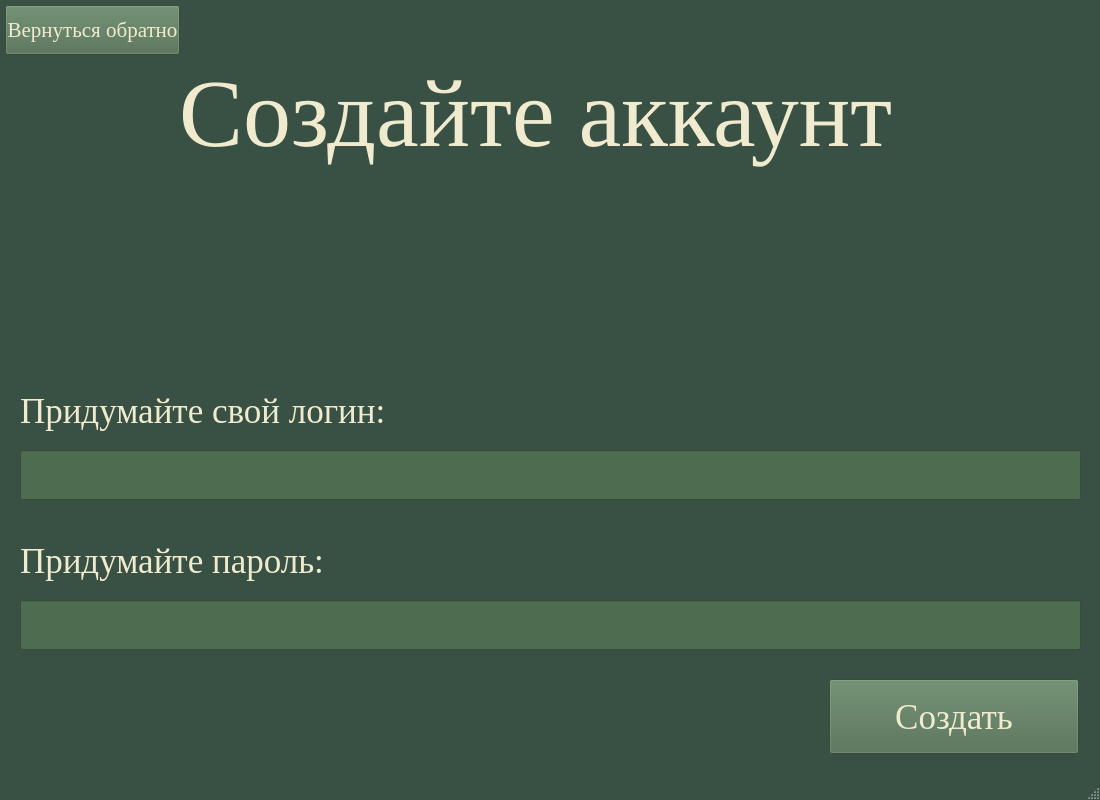
<?xml version="1.0" encoding="UTF-8"?>
<ui version="4.0">
 <class>MainWindow</class>
 <widget class="QMainWindow" name="MainWindow">
  <property name="geometry">
   <rect>
    <x>0</x>
    <y>0</y>
    <width>1100</width>
    <height>800</height>
   </rect>
  </property>
  <property name="palette">
   <palette>
    <active>
     <colorrole role="WindowText">
      <brush brushstyle="SolidPattern">
       <color alpha="255">
        <red>240</red>
        <green>235</green>
        <blue>206</blue>
       </color>
      </brush>
     </colorrole>
     <colorrole role="Base">
      <brush brushstyle="SolidPattern">
       <color alpha="255">
        <red>255</red>
        <green>255</green>
        <blue>255</blue>
       </color>
      </brush>
     </colorrole>
     <colorrole role="Window">
      <brush brushstyle="SolidPattern">
       <color alpha="255">
        <red>57</red>
        <green>81</green>
        <blue>68</blue>
       </color>
      </brush>
     </colorrole>
    </active>
    <inactive>
     <colorrole role="WindowText">
      <brush brushstyle="SolidPattern">
       <color alpha="255">
        <red>240</red>
        <green>235</green>
        <blue>206</blue>
       </color>
      </brush>
     </colorrole>
     <colorrole role="Base">
      <brush brushstyle="SolidPattern">
       <color alpha="255">
        <red>255</red>
        <green>255</green>
        <blue>255</blue>
       </color>
      </brush>
     </colorrole>
     <colorrole role="Window">
      <brush brushstyle="SolidPattern">
       <color alpha="255">
        <red>57</red>
        <green>81</green>
        <blue>68</blue>
       </color>
      </brush>
     </colorrole>
    </inactive>
    <disabled>
     <colorrole role="WindowText">
      <brush brushstyle="SolidPattern">
       <color alpha="255">
        <red>120</red>
        <green>120</green>
        <blue>120</blue>
       </color>
      </brush>
     </colorrole>
     <colorrole role="Base">
      <brush brushstyle="SolidPattern">
       <color alpha="255">
        <red>57</red>
        <green>81</green>
        <blue>68</blue>
       </color>
      </brush>
     </colorrole>
     <colorrole role="Window">
      <brush brushstyle="SolidPattern">
       <color alpha="255">
        <red>57</red>
        <green>81</green>
        <blue>68</blue>
       </color>
      </brush>
     </colorrole>
    </disabled>
   </palette>
  </property>
  <property name="font">
   <font>
    <family>Times New Roman</family>
    <pointsize>26</pointsize>
   </font>
  </property>
  <property name="windowTitle">
   <string>MainWindow</string>
  </property>
  <widget class="QWidget" name="centralwidget">
   <widget class="QPushButton" name="pushButton_2">
    <property name="geometry">
     <rect>
      <x>5</x>
      <y>5</y>
      <width>175</width>
      <height>50</height>
     </rect>
    </property>
    <property name="palette">
     <palette>
      <active>
       <colorrole role="WindowText">
        <brush brushstyle="SolidPattern">
         <color alpha="255">
          <red>240</red>
          <green>235</green>
          <blue>206</blue>
         </color>
        </brush>
       </colorrole>
       <colorrole role="Button">
        <brush brushstyle="SolidPattern">
         <color alpha="255">
          <red>78</red>
          <green>108</green>
          <blue>80</blue>
         </color>
        </brush>
       </colorrole>
       <colorrole role="Text">
        <brush brushstyle="SolidPattern">
         <color alpha="255">
          <red>240</red>
          <green>235</green>
          <blue>206</blue>
         </color>
        </brush>
       </colorrole>
       <colorrole role="ButtonText">
        <brush brushstyle="SolidPattern">
         <color alpha="255">
          <red>240</red>
          <green>235</green>
          <blue>206</blue>
         </color>
        </brush>
       </colorrole>
       <colorrole role="Base">
        <brush brushstyle="SolidPattern">
         <color alpha="255">
          <red>78</red>
          <green>108</green>
          <blue>80</blue>
         </color>
        </brush>
       </colorrole>
       <colorrole role="Window">
        <brush brushstyle="SolidPattern">
         <color alpha="255">
          <red>78</red>
          <green>108</green>
          <blue>80</blue>
         </color>
        </brush>
       </colorrole>
      </active>
      <inactive>
       <colorrole role="WindowText">
        <brush brushstyle="SolidPattern">
         <color alpha="255">
          <red>240</red>
          <green>235</green>
          <blue>206</blue>
         </color>
        </brush>
       </colorrole>
       <colorrole role="Button">
        <brush brushstyle="SolidPattern">
         <color alpha="255">
          <red>78</red>
          <green>108</green>
          <blue>80</blue>
         </color>
        </brush>
       </colorrole>
       <colorrole role="Text">
        <brush brushstyle="SolidPattern">
         <color alpha="255">
          <red>240</red>
          <green>235</green>
          <blue>206</blue>
         </color>
        </brush>
       </colorrole>
       <colorrole role="ButtonText">
        <brush brushstyle="SolidPattern">
         <color alpha="255">
          <red>240</red>
          <green>235</green>
          <blue>206</blue>
         </color>
        </brush>
       </colorrole>
       <colorrole role="Base">
        <brush brushstyle="SolidPattern">
         <color alpha="255">
          <red>78</red>
          <green>108</green>
          <blue>80</blue>
         </color>
        </brush>
       </colorrole>
       <colorrole role="Window">
        <brush brushstyle="SolidPattern">
         <color alpha="255">
          <red>78</red>
          <green>108</green>
          <blue>80</blue>
         </color>
        </brush>
       </colorrole>
      </inactive>
      <disabled>
       <colorrole role="WindowText">
        <brush brushstyle="SolidPattern">
         <color alpha="255">
          <red>240</red>
          <green>235</green>
          <blue>206</blue>
         </color>
        </brush>
       </colorrole>
       <colorrole role="Button">
        <brush brushstyle="SolidPattern">
         <color alpha="255">
          <red>78</red>
          <green>108</green>
          <blue>80</blue>
         </color>
        </brush>
       </colorrole>
       <colorrole role="Text">
        <brush brushstyle="SolidPattern">
         <color alpha="255">
          <red>240</red>
          <green>235</green>
          <blue>206</blue>
         </color>
        </brush>
       </colorrole>
       <colorrole role="ButtonText">
        <brush brushstyle="SolidPattern">
         <color alpha="255">
          <red>240</red>
          <green>235</green>
          <blue>206</blue>
         </color>
        </brush>
       </colorrole>
       <colorrole role="Base">
        <brush brushstyle="SolidPattern">
         <color alpha="255">
          <red>78</red>
          <green>108</green>
          <blue>80</blue>
         </color>
        </brush>
       </colorrole>
       <colorrole role="Window">
        <brush brushstyle="SolidPattern">
         <color alpha="255">
          <red>78</red>
          <green>108</green>
          <blue>80</blue>
         </color>
        </brush>
       </colorrole>
      </disabled>
     </palette>
    </property>
    <property name="font">
     <font>
      <family>Times New Roman</family>
      <pointsize>16</pointsize>
     </font>
    </property>
    <property name="styleSheet">
     <string notr="true">color: rgb(240, 235, 206);
background-color: rgb(78, 108, 80);</string>
    </property>
    <property name="text">
     <string>Вернуться обратно</string>
    </property>
   </widget>
   <widget class="QLabel" name="label_4">
    <property name="geometry">
     <rect>
      <x>908</x>
      <y>148</y>
      <width>150</width>
      <height>225</height>
     </rect>
    </property>
    <property name="palette">
     <palette>
      <active>
       <colorrole role="Highlight">
        <brush brushstyle="SolidPattern">
         <color alpha="255">
          <red>255</red>
          <green>230</green>
          <blue>230</blue>
         </color>
        </brush>
       </colorrole>
       <colorrole role="Link">
        <brush brushstyle="SolidPattern">
         <color alpha="255">
          <red>255</red>
          <green>230</green>
          <blue>230</blue>
         </color>
        </brush>
       </colorrole>
      </active>
      <inactive>
       <colorrole role="Highlight">
        <brush brushstyle="SolidPattern">
         <color alpha="255">
          <red>255</red>
          <green>230</green>
          <blue>230</blue>
         </color>
        </brush>
       </colorrole>
       <colorrole role="Link">
        <brush brushstyle="SolidPattern">
         <color alpha="255">
          <red>255</red>
          <green>230</green>
          <blue>230</blue>
         </color>
        </brush>
       </colorrole>
      </inactive>
      <disabled>
       <colorrole role="Highlight">
        <brush brushstyle="SolidPattern">
         <color alpha="255">
          <red>255</red>
          <green>230</green>
          <blue>230</blue>
         </color>
        </brush>
       </colorrole>
       <colorrole role="Link">
        <brush brushstyle="SolidPattern">
         <color alpha="255">
          <red>255</red>
          <green>230</green>
          <blue>230</blue>
         </color>
        </brush>
       </colorrole>
      </disabled>
     </palette>
    </property>
    <property name="font">
     <font>
      <family>Times New Roman</family>
      <pointsize>26</pointsize>
     </font>
    </property>
    <property name="text">
     <string/>
    </property>
   </widget>
   <widget class="QPushButton" name="pushButton">
    <property name="geometry">
     <rect>
      <x>829</x>
      <y>679</y>
      <width>250</width>
      <height>75</height>
     </rect>
    </property>
    <property name="palette">
     <palette>
      <active>
       <colorrole role="WindowText">
        <brush brushstyle="SolidPattern">
         <color alpha="255">
          <red>240</red>
          <green>235</green>
          <blue>206</blue>
         </color>
        </brush>
       </colorrole>
       <colorrole role="Button">
        <brush brushstyle="SolidPattern">
         <color alpha="255">
          <red>78</red>
          <green>108</green>
          <blue>80</blue>
         </color>
        </brush>
       </colorrole>
       <colorrole role="Text">
        <brush brushstyle="SolidPattern">
         <color alpha="255">
          <red>240</red>
          <green>235</green>
          <blue>206</blue>
         </color>
        </brush>
       </colorrole>
       <colorrole role="ButtonText">
        <brush brushstyle="SolidPattern">
         <color alpha="255">
          <red>240</red>
          <green>235</green>
          <blue>206</blue>
         </color>
        </brush>
       </colorrole>
       <colorrole role="Base">
        <brush brushstyle="SolidPattern">
         <color alpha="255">
          <red>78</red>
          <green>108</green>
          <blue>80</blue>
         </color>
        </brush>
       </colorrole>
       <colorrole role="Window">
        <brush brushstyle="SolidPattern">
         <color alpha="255">
          <red>78</red>
          <green>108</green>
          <blue>80</blue>
         </color>
        </brush>
       </colorrole>
      </active>
      <inactive>
       <colorrole role="WindowText">
        <brush brushstyle="SolidPattern">
         <color alpha="255">
          <red>240</red>
          <green>235</green>
          <blue>206</blue>
         </color>
        </brush>
       </colorrole>
       <colorrole role="Button">
        <brush brushstyle="SolidPattern">
         <color alpha="255">
          <red>78</red>
          <green>108</green>
          <blue>80</blue>
         </color>
        </brush>
       </colorrole>
       <colorrole role="Text">
        <brush brushstyle="SolidPattern">
         <color alpha="255">
          <red>240</red>
          <green>235</green>
          <blue>206</blue>
         </color>
        </brush>
       </colorrole>
       <colorrole role="ButtonText">
        <brush brushstyle="SolidPattern">
         <color alpha="255">
          <red>240</red>
          <green>235</green>
          <blue>206</blue>
         </color>
        </brush>
       </colorrole>
       <colorrole role="Base">
        <brush brushstyle="SolidPattern">
         <color alpha="255">
          <red>78</red>
          <green>108</green>
          <blue>80</blue>
         </color>
        </brush>
       </colorrole>
       <colorrole role="Window">
        <brush brushstyle="SolidPattern">
         <color alpha="255">
          <red>78</red>
          <green>108</green>
          <blue>80</blue>
         </color>
        </brush>
       </colorrole>
      </inactive>
      <disabled>
       <colorrole role="WindowText">
        <brush brushstyle="SolidPattern">
         <color alpha="255">
          <red>240</red>
          <green>235</green>
          <blue>206</blue>
         </color>
        </brush>
       </colorrole>
       <colorrole role="Button">
        <brush brushstyle="SolidPattern">
         <color alpha="255">
          <red>78</red>
          <green>108</green>
          <blue>80</blue>
         </color>
        </brush>
       </colorrole>
       <colorrole role="Text">
        <brush brushstyle="SolidPattern">
         <color alpha="255">
          <red>240</red>
          <green>235</green>
          <blue>206</blue>
         </color>
        </brush>
       </colorrole>
       <colorrole role="ButtonText">
        <brush brushstyle="SolidPattern">
         <color alpha="255">
          <red>240</red>
          <green>235</green>
          <blue>206</blue>
         </color>
        </brush>
       </colorrole>
       <colorrole role="Base">
        <brush brushstyle="SolidPattern">
         <color alpha="255">
          <red>78</red>
          <green>108</green>
          <blue>80</blue>
         </color>
        </brush>
       </colorrole>
       <colorrole role="Window">
        <brush brushstyle="SolidPattern">
         <color alpha="255">
          <red>78</red>
          <green>108</green>
          <blue>80</blue>
         </color>
        </brush>
       </colorrole>
      </disabled>
     </palette>
    </property>
    <property name="font">
     <font>
      <family>Times New Roman</family>
      <pointsize>26</pointsize>
     </font>
    </property>
    <property name="styleSheet">
     <string notr="true">color: rgb(240, 235, 206);
background-color: rgb(78, 108, 80);</string>
    </property>
    <property name="text">
     <string>Создать</string>
    </property>
   </widget>
   <widget class="QLabel" name="label_2">
    <property name="geometry">
     <rect>
      <x>20</x>
      <y>390</y>
      <width>381</width>
      <height>42</height>
     </rect>
    </property>
    <property name="palette">
     <palette>
      <active>
       <colorrole role="Highlight">
        <brush brushstyle="SolidPattern">
         <color alpha="255">
          <red>255</red>
          <green>230</green>
          <blue>230</blue>
         </color>
        </brush>
       </colorrole>
       <colorrole role="Link">
        <brush brushstyle="SolidPattern">
         <color alpha="255">
          <red>255</red>
          <green>230</green>
          <blue>230</blue>
         </color>
        </brush>
       </colorrole>
      </active>
      <inactive>
       <colorrole role="Highlight">
        <brush brushstyle="SolidPattern">
         <color alpha="255">
          <red>255</red>
          <green>230</green>
          <blue>230</blue>
         </color>
        </brush>
       </colorrole>
       <colorrole role="Link">
        <brush brushstyle="SolidPattern">
         <color alpha="255">
          <red>255</red>
          <green>230</green>
          <blue>230</blue>
         </color>
        </brush>
       </colorrole>
      </inactive>
      <disabled>
       <colorrole role="Highlight">
        <brush brushstyle="SolidPattern">
         <color alpha="255">
          <red>255</red>
          <green>230</green>
          <blue>230</blue>
         </color>
        </brush>
       </colorrole>
       <colorrole role="Link">
        <brush brushstyle="SolidPattern">
         <color alpha="255">
          <red>255</red>
          <green>230</green>
          <blue>230</blue>
         </color>
        </brush>
       </colorrole>
      </disabled>
     </palette>
    </property>
    <property name="font">
     <font>
      <family>Times New Roman</family>
      <pointsize>26</pointsize>
     </font>
    </property>
    <property name="text">
     <string>Придумайте свой логин:</string>
    </property>
   </widget>
   <widget class="QLabel" name="label">
    <property name="geometry">
     <rect>
      <x>179</x>
      <y>59</y>
      <width>713</width>
      <height>109</height>
     </rect>
    </property>
    <property name="palette">
     <palette>
      <active>
       <colorrole role="Highlight">
        <brush brushstyle="SolidPattern">
         <color alpha="255">
          <red>255</red>
          <green>230</green>
          <blue>230</blue>
         </color>
        </brush>
       </colorrole>
       <colorrole role="Link">
        <brush brushstyle="SolidPattern">
         <color alpha="255">
          <red>255</red>
          <green>230</green>
          <blue>230</blue>
         </color>
        </brush>
       </colorrole>
      </active>
      <inactive>
       <colorrole role="Highlight">
        <brush brushstyle="SolidPattern">
         <color alpha="255">
          <red>255</red>
          <green>230</green>
          <blue>230</blue>
         </color>
        </brush>
       </colorrole>
       <colorrole role="Link">
        <brush brushstyle="SolidPattern">
         <color alpha="255">
          <red>255</red>
          <green>230</green>
          <blue>230</blue>
         </color>
        </brush>
       </colorrole>
      </inactive>
      <disabled>
       <colorrole role="Highlight">
        <brush brushstyle="SolidPattern">
         <color alpha="255">
          <red>255</red>
          <green>230</green>
          <blue>230</blue>
         </color>
        </brush>
       </colorrole>
       <colorrole role="Link">
        <brush brushstyle="SolidPattern">
         <color alpha="255">
          <red>255</red>
          <green>230</green>
          <blue>230</blue>
         </color>
        </brush>
       </colorrole>
      </disabled>
     </palette>
    </property>
    <property name="font">
     <font>
      <family>Times New Roman</family>
      <pointsize>72</pointsize>
     </font>
    </property>
    <property name="text">
     <string>Создайте аккаунт</string>
    </property>
   </widget>
   <widget class="QLineEdit" name="lineEdit_2">
    <property name="geometry">
     <rect>
      <x>20</x>
      <y>600</y>
      <width>1061</width>
      <height>50</height>
     </rect>
    </property>
    <property name="palette">
     <palette>
      <active>
       <colorrole role="WindowText">
        <brush brushstyle="SolidPattern">
         <color alpha="255">
          <red>240</red>
          <green>235</green>
          <blue>206</blue>
         </color>
        </brush>
       </colorrole>
       <colorrole role="Button">
        <brush brushstyle="SolidPattern">
         <color alpha="255">
          <red>78</red>
          <green>108</green>
          <blue>80</blue>
         </color>
        </brush>
       </colorrole>
       <colorrole role="Text">
        <brush brushstyle="SolidPattern">
         <color alpha="255">
          <red>240</red>
          <green>235</green>
          <blue>206</blue>
         </color>
        </brush>
       </colorrole>
       <colorrole role="ButtonText">
        <brush brushstyle="SolidPattern">
         <color alpha="255">
          <red>240</red>
          <green>235</green>
          <blue>206</blue>
         </color>
        </brush>
       </colorrole>
       <colorrole role="Base">
        <brush brushstyle="SolidPattern">
         <color alpha="255">
          <red>78</red>
          <green>108</green>
          <blue>80</blue>
         </color>
        </brush>
       </colorrole>
       <colorrole role="Window">
        <brush brushstyle="SolidPattern">
         <color alpha="255">
          <red>78</red>
          <green>108</green>
          <blue>80</blue>
         </color>
        </brush>
       </colorrole>
      </active>
      <inactive>
       <colorrole role="WindowText">
        <brush brushstyle="SolidPattern">
         <color alpha="255">
          <red>240</red>
          <green>235</green>
          <blue>206</blue>
         </color>
        </brush>
       </colorrole>
       <colorrole role="Button">
        <brush brushstyle="SolidPattern">
         <color alpha="255">
          <red>78</red>
          <green>108</green>
          <blue>80</blue>
         </color>
        </brush>
       </colorrole>
       <colorrole role="Text">
        <brush brushstyle="SolidPattern">
         <color alpha="255">
          <red>240</red>
          <green>235</green>
          <blue>206</blue>
         </color>
        </brush>
       </colorrole>
       <colorrole role="ButtonText">
        <brush brushstyle="SolidPattern">
         <color alpha="255">
          <red>240</red>
          <green>235</green>
          <blue>206</blue>
         </color>
        </brush>
       </colorrole>
       <colorrole role="Base">
        <brush brushstyle="SolidPattern">
         <color alpha="255">
          <red>78</red>
          <green>108</green>
          <blue>80</blue>
         </color>
        </brush>
       </colorrole>
       <colorrole role="Window">
        <brush brushstyle="SolidPattern">
         <color alpha="255">
          <red>78</red>
          <green>108</green>
          <blue>80</blue>
         </color>
        </brush>
       </colorrole>
      </inactive>
      <disabled>
       <colorrole role="WindowText">
        <brush brushstyle="SolidPattern">
         <color alpha="255">
          <red>240</red>
          <green>235</green>
          <blue>206</blue>
         </color>
        </brush>
       </colorrole>
       <colorrole role="Button">
        <brush brushstyle="SolidPattern">
         <color alpha="255">
          <red>78</red>
          <green>108</green>
          <blue>80</blue>
         </color>
        </brush>
       </colorrole>
       <colorrole role="Text">
        <brush brushstyle="SolidPattern">
         <color alpha="255">
          <red>240</red>
          <green>235</green>
          <blue>206</blue>
         </color>
        </brush>
       </colorrole>
       <colorrole role="ButtonText">
        <brush brushstyle="SolidPattern">
         <color alpha="255">
          <red>240</red>
          <green>235</green>
          <blue>206</blue>
         </color>
        </brush>
       </colorrole>
       <colorrole role="Base">
        <brush brushstyle="SolidPattern">
         <color alpha="255">
          <red>78</red>
          <green>108</green>
          <blue>80</blue>
         </color>
        </brush>
       </colorrole>
       <colorrole role="Window">
        <brush brushstyle="SolidPattern">
         <color alpha="255">
          <red>78</red>
          <green>108</green>
          <blue>80</blue>
         </color>
        </brush>
       </colorrole>
      </disabled>
     </palette>
    </property>
    <property name="font">
     <font>
      <family>Times New Roman</family>
      <pointsize>26</pointsize>
     </font>
    </property>
    <property name="styleSheet">
     <string notr="true">color: rgb(240, 235, 206);
background-color: rgb(78, 108, 80);</string>
    </property>
   </widget>
   <widget class="QLineEdit" name="lineEdit">
    <property name="geometry">
     <rect>
      <x>20</x>
      <y>450</y>
      <width>1061</width>
      <height>50</height>
     </rect>
    </property>
    <property name="palette">
     <palette>
      <active>
       <colorrole role="WindowText">
        <brush brushstyle="SolidPattern">
         <color alpha="255">
          <red>240</red>
          <green>235</green>
          <blue>206</blue>
         </color>
        </brush>
       </colorrole>
       <colorrole role="Button">
        <brush brushstyle="SolidPattern">
         <color alpha="255">
          <red>78</red>
          <green>108</green>
          <blue>80</blue>
         </color>
        </brush>
       </colorrole>
       <colorrole role="Text">
        <brush brushstyle="SolidPattern">
         <color alpha="255">
          <red>240</red>
          <green>235</green>
          <blue>206</blue>
         </color>
        </brush>
       </colorrole>
       <colorrole role="ButtonText">
        <brush brushstyle="SolidPattern">
         <color alpha="255">
          <red>240</red>
          <green>235</green>
          <blue>206</blue>
         </color>
        </brush>
       </colorrole>
       <colorrole role="Base">
        <brush brushstyle="SolidPattern">
         <color alpha="255">
          <red>78</red>
          <green>108</green>
          <blue>80</blue>
         </color>
        </brush>
       </colorrole>
       <colorrole role="Window">
        <brush brushstyle="SolidPattern">
         <color alpha="255">
          <red>78</red>
          <green>108</green>
          <blue>80</blue>
         </color>
        </brush>
       </colorrole>
      </active>
      <inactive>
       <colorrole role="WindowText">
        <brush brushstyle="SolidPattern">
         <color alpha="255">
          <red>240</red>
          <green>235</green>
          <blue>206</blue>
         </color>
        </brush>
       </colorrole>
       <colorrole role="Button">
        <brush brushstyle="SolidPattern">
         <color alpha="255">
          <red>78</red>
          <green>108</green>
          <blue>80</blue>
         </color>
        </brush>
       </colorrole>
       <colorrole role="Text">
        <brush brushstyle="SolidPattern">
         <color alpha="255">
          <red>240</red>
          <green>235</green>
          <blue>206</blue>
         </color>
        </brush>
       </colorrole>
       <colorrole role="ButtonText">
        <brush brushstyle="SolidPattern">
         <color alpha="255">
          <red>240</red>
          <green>235</green>
          <blue>206</blue>
         </color>
        </brush>
       </colorrole>
       <colorrole role="Base">
        <brush brushstyle="SolidPattern">
         <color alpha="255">
          <red>78</red>
          <green>108</green>
          <blue>80</blue>
         </color>
        </brush>
       </colorrole>
       <colorrole role="Window">
        <brush brushstyle="SolidPattern">
         <color alpha="255">
          <red>78</red>
          <green>108</green>
          <blue>80</blue>
         </color>
        </brush>
       </colorrole>
      </inactive>
      <disabled>
       <colorrole role="WindowText">
        <brush brushstyle="SolidPattern">
         <color alpha="255">
          <red>240</red>
          <green>235</green>
          <blue>206</blue>
         </color>
        </brush>
       </colorrole>
       <colorrole role="Button">
        <brush brushstyle="SolidPattern">
         <color alpha="255">
          <red>78</red>
          <green>108</green>
          <blue>80</blue>
         </color>
        </brush>
       </colorrole>
       <colorrole role="Text">
        <brush brushstyle="SolidPattern">
         <color alpha="255">
          <red>240</red>
          <green>235</green>
          <blue>206</blue>
         </color>
        </brush>
       </colorrole>
       <colorrole role="ButtonText">
        <brush brushstyle="SolidPattern">
         <color alpha="255">
          <red>240</red>
          <green>235</green>
          <blue>206</blue>
         </color>
        </brush>
       </colorrole>
       <colorrole role="Base">
        <brush brushstyle="SolidPattern">
         <color alpha="255">
          <red>78</red>
          <green>108</green>
          <blue>80</blue>
         </color>
        </brush>
       </colorrole>
       <colorrole role="Window">
        <brush brushstyle="SolidPattern">
         <color alpha="255">
          <red>78</red>
          <green>108</green>
          <blue>80</blue>
         </color>
        </brush>
       </colorrole>
      </disabled>
     </palette>
    </property>
    <property name="font">
     <font>
      <family>Times New Roman</family>
      <pointsize>26</pointsize>
     </font>
    </property>
    <property name="styleSheet">
     <string notr="true">color: rgb(240, 235, 206);
background-color: rgb(78, 108, 80);</string>
    </property>
   </widget>
   <widget class="QLabel" name="label_3">
    <property name="geometry">
     <rect>
      <x>20</x>
      <y>540</y>
      <width>317</width>
      <height>42</height>
     </rect>
    </property>
    <property name="palette">
     <palette>
      <active>
       <colorrole role="Highlight">
        <brush brushstyle="SolidPattern">
         <color alpha="255">
          <red>255</red>
          <green>230</green>
          <blue>230</blue>
         </color>
        </brush>
       </colorrole>
       <colorrole role="Link">
        <brush brushstyle="SolidPattern">
         <color alpha="255">
          <red>255</red>
          <green>230</green>
          <blue>230</blue>
         </color>
        </brush>
       </colorrole>
      </active>
      <inactive>
       <colorrole role="Highlight">
        <brush brushstyle="SolidPattern">
         <color alpha="255">
          <red>255</red>
          <green>230</green>
          <blue>230</blue>
         </color>
        </brush>
       </colorrole>
       <colorrole role="Link">
        <brush brushstyle="SolidPattern">
         <color alpha="255">
          <red>255</red>
          <green>230</green>
          <blue>230</blue>
         </color>
        </brush>
       </colorrole>
      </inactive>
      <disabled>
       <colorrole role="Highlight">
        <brush brushstyle="SolidPattern">
         <color alpha="255">
          <red>255</red>
          <green>230</green>
          <blue>230</blue>
         </color>
        </brush>
       </colorrole>
       <colorrole role="Link">
        <brush brushstyle="SolidPattern">
         <color alpha="255">
          <red>255</red>
          <green>230</green>
          <blue>230</blue>
         </color>
        </brush>
       </colorrole>
      </disabled>
     </palette>
    </property>
    <property name="font">
     <font>
      <family>Times New Roman</family>
      <pointsize>26</pointsize>
     </font>
    </property>
    <property name="text">
     <string>Придумайте пароль:</string>
    </property>
   </widget>
  </widget>
  <widget class="QMenuBar" name="menubar">
   <property name="geometry">
    <rect>
     <x>0</x>
     <y>0</y>
     <width>1100</width>
     <height>46</height>
    </rect>
   </property>
  </widget>
  <widget class="QStatusBar" name="statusbar"/>
 </widget>
 <resources/>
 <connections/>
</ui>
